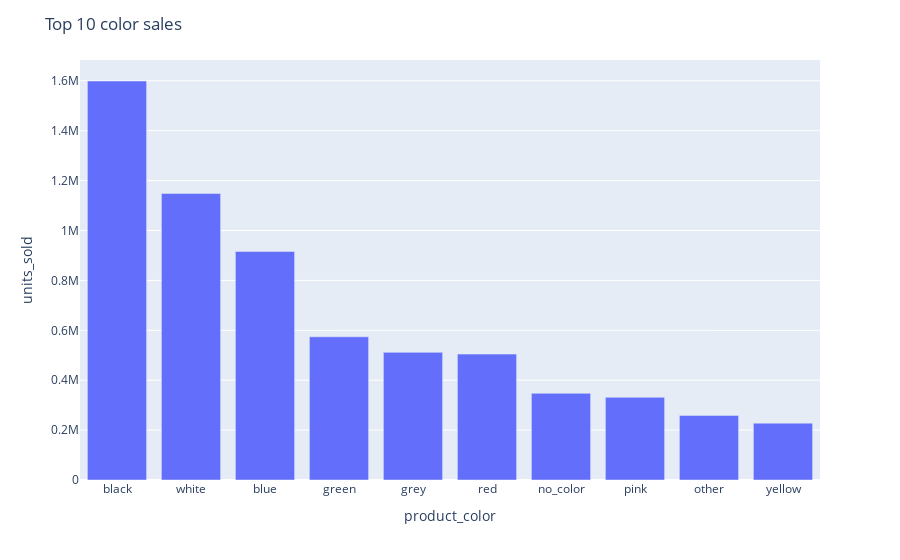

Notebook code cell kept with this figure:
### Code cell
import plotly.express as px
fig=px.bar(data_frame=top_10_color_sale,
      x='product_color',
      y='units_sold')
fig.update_layout(title='Top 10 color sales')
fig.show()

### Figure 1 — Plotly figure (JSON) as saved in the notebook; plotly's stock layout.template omitted (floating-point values rounded to 4 significant figures)
{"data": [{"alignmentgroup": "True", "hovertemplate": "product_color=%{x}<br>units_sold=%{y}<extra></extra>", "legendgroup": "", "marker": {"color": "#636efa", "pattern": {"shape": ""}}, "name": "", "offsetgroup": "", "orientation": "v", "showlegend": false, "textposition": "auto", "type": "bar", "x": ["black", "white", "blue", "green", "grey", "red", "no_color", "pink", "other", "yellow"], "xaxis": "x", "y": [1599253, 1148709, 916078, 573985, 511630, 504600, 347372, 331400, 258850, 227912], "yaxis": "y"}], "layout": {"barmode": "relative", "legend": {"tracegroupgap": 0}, "margin": {"t": 60}, "title": {"text": "Top 10 color sales"}, "xaxis": {"anchor": "y", "domain": [0, 1], "title": {"text": "product_color"}}, "yaxis": {"anchor": "x", "domain": [0, 1], "title": {"text": "units_sold"}}}}
